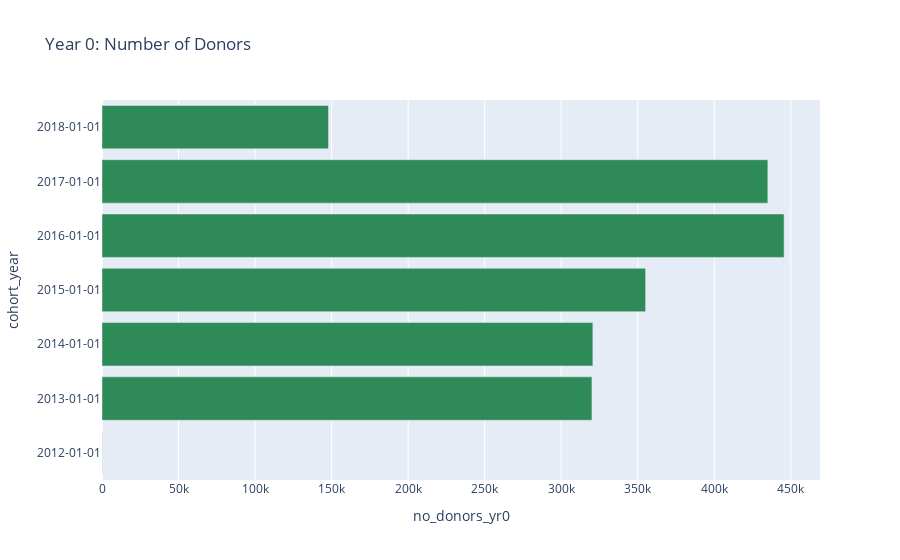

Notebook code for this chart:
### Code cell
fig = px.bar(erin_renamed_pete_csv_neg, x="no_donors_yr0", y='cohort_year',
            title="Year 0: Number of Donors",
            color_discrete_sequence =['seagreen'], orientation='h')
 #barmode='group', labels={'index':'year', 'y':'amount ($)'}, 
fig.update_yaxes(type='category')
fig.show()

### Figure 1 — Plotly figure (JSON) as saved in the notebook; plotly's stock layout.template omitted (floating-point values rounded to 4 significant figures)
{"data": [{"alignmentgroup": "True", "hovertemplate": "no_donors_yr0=%{x}<br>cohort_year=%{y}<extra></extra>", "legendgroup": "", "marker": {"color": "seagreen"}, "name": "", "offsetgroup": "", "orientation": "h", "showlegend": false, "textposition": "auto", "type": "bar", "x": [141, 320069, 320673, 355137, 445598, 434991, 147945], "xaxis": "x", "y": ["2012-01-01", "2013-01-01", "2014-01-01", "2015-01-01", "2016-01-01", "2017-01-01", "2018-01-01"], "yaxis": "y"}], "layout": {"barmode": "relative", "legend": {"tracegroupgap": 0}, "title": {"text": "Year 0: Number of Donors"}, "xaxis": {"anchor": "y", "domain": [0, 1], "title": {"text": "no_donors_yr0"}}, "yaxis": {"anchor": "x", "domain": [0, 1], "title": {"text": "cohort_year"}, "type": "category"}}}
